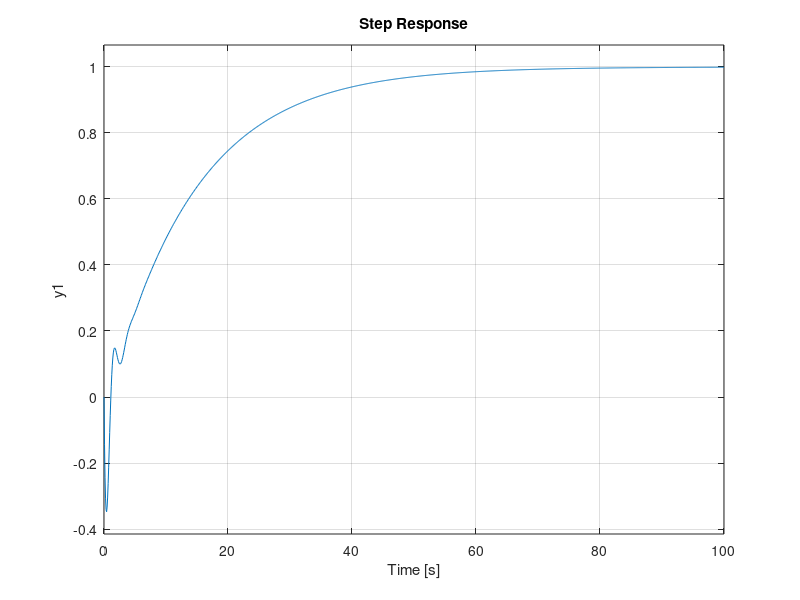

Here is the MATLAB script that generated this plot:
P=1;%PM7.4 del DORF
num=[1+P -P];
den=[1 3 6];
G=tf(num,den)
rlocus(G)
step (G,10)
% 
T1=1/2; %Cero
T2=1/5;%Polo
alfa=T2/T1;%Da entre 0 y 1
Kc=1; % K del rlocus(G)
C=tf(Kc*[1 1/T1],[1 1/(T2) ])
rlocus(-C*G)
% step(G*C, 10)

FLC=feedback(-1.12*C*G,1); 
%bode(.3*C2*C*G)
roots(FLC.Den{1})
step(FLC,100)


Kp=1;Ki=1;
C2=tf(Kp*[1 Ki/Kp],[1 0]);
rlocus(-1*C*C2*G)

FLC=feedback(-1*C*C2*G,1); %
bode(.3*C2*C*G)
roots(FLC.Den{1}) % rlocus(-C2*G)
step(FLC,100)